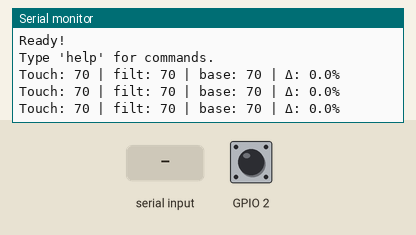
This sketch was run on a simulated ESP32-S3. On the bench: the last lines printed to the serial monitor. Inputs (shaded band) come from the test bench; at power-on: GPIO 2 HIGH.

Above: at 3.0 s.
3.1 s: GPIO 2 pulled LOW for 1 s
At 4.83 s:
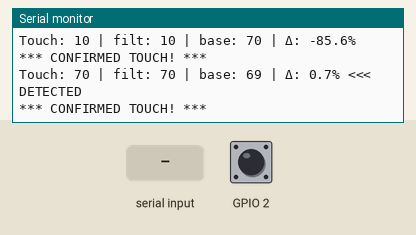
6.0 s: "help\n" received over Serial
7.7 s: "cal\n" received over Serial
At 8.9 s:
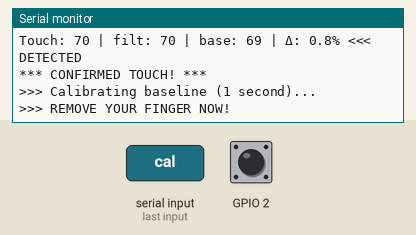
9.2 s: "settings\n" received over Serial
11.2 s: "status\n" received over Serial
12.7 s: "thresh \n" received over Serial
Timing chart, 0 to 15.2 s (numbered marks = the images above; inputs shaded):
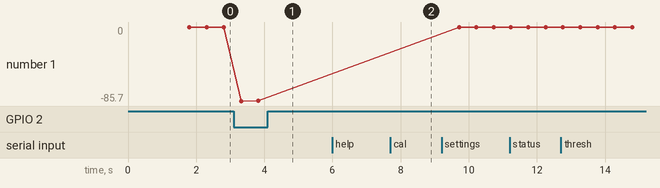

Measured:
- after the input at 3.1 s, the serial monitor: prints a new line after 0.22 s (image 1)
- after the input at 7.7 s, the serial monitor: prints a new line at once (image 2)
- plotted number 1: 0 → -85.6 after the input at 3.1 s

The sketch:

finger-detector-test.ino
```cpp
// ----- config -----
const int TOUCH_PIN = T2;   // GPIO2 (ESP32-S3 WROOM)

// Tunable parameters
float THRESH_N = 0.002f;        // 0.2% change threshold
int   DEBOUNCE = 30;           // ms
int   PRINT_INTERVAL = 500;    // ms - how often to print status
bool  CONTINUOUS_PRINT = true; // toggle serial output

float base=0, filt=0;
uint32_t lastPrint = 0;
String cmdBuffer = "";

void setup(){
  // pinMode(LED_PIN, OUTPUT);  // LED disabled for this POC
  Serial.begin(115200);
  delay(300);
  Serial.println("\n=== ESP32-S3 Finger Detector Starting ===");

  // ESP32-S3 touch sensor configuration
  // Lower sensitivity to prevent saturation with external electrodes
  touchSetCycles(0x1000, 0x1000);   // Moderate sensitivity for S3

  Serial.println("Calibrating baseline (1 second)...");
  delay(500); // Let sensor stabilize

  // 1s baseline after everything is still/open
  for(int i=0;i<100;i++){
    base = 0.9*base + 0.1*touchRead(TOUCH_PIN);
    delay(10);
  }
  filt = base;
  Serial.print("Baseline value: ");
  Serial.println(base);

  // Check if sensor is saturated
  if (base > 4000000) {
    Serial.println("WARNING: Sensor appears saturated! Try:");
    Serial.println("  - Reducing electrode size");
    Serial.println("  - Adding a small resistor (1M ohm) in series");
    Serial.println("  - Moving away from the sensor during calibration");
  }

  Serial.println("Ready!");
  Serial.println("Type 'help' for commands.\n");
}

// LED flash disabled for POC
// void flash3(){ for(int i=0;i<3;i++){ digitalWrite(LED_PIN,1); delay(70); digitalWrite(LED_PIN,0); delay(70);} }

void calibrateBaseline() {
  Serial.println("\n>>> Calibrating baseline (1 second)...");
  Serial.println(">>> REMOVE YOUR FINGER NOW!");
  delay(1000);

  base = 0;
  for(int i=0;i<100;i++){
    base = 0.9*base + 0.1*touchRead(TOUCH_PIN);
    delay(10);
  }
  filt = base;

  Serial.print(">>> New baseline: ");
  Serial.println(base);

  if (base > 4000000) {
    Serial.println(">>> WARNING: Sensor appears saturated!");
  } else {
    Serial.println(">>> Calibration complete!\n");
  }
}

void printHelp() {
  Serial.println("\n=== TOUCH SENSOR CLI ===");
  Serial.println("Commands:");
  Serial.println("  cal            - Recalibrate baseline");
  Serial.println("  thresh <val>   - Set threshold (0.0-1.0, e.g. 0.03 = 3%)");
  Serial.println("  debounce <ms>  - Set debounce time (ms, e.g. 30)");
  Serial.println("  interval <ms>  - Set print interval (ms, e.g. 500)");
  Serial.println("  print <on|off> - Toggle continuous printing");
  Serial.println("  status         - Show current values");
  Serial.println("  settings       - Show all settings");
  Serial.println("  help           - Show this help");
  Serial.println();
}

void printSettings() {
  Serial.println("\n=== CURRENT SETTINGS ===");
  Serial.print("Threshold:       "); Serial.print(THRESH_N * 100, 1); Serial.println("%");
  Serial.print("Debounce:        "); Serial.print(DEBOUNCE); Serial.println(" ms");
  Serial.print("Print Interval:  "); Serial.print(PRINT_INTERVAL); Serial.println(" ms");
  Serial.print("Continuous:      "); Serial.println(CONTINUOUS_PRINT ? "ON" : "OFF");
  Serial.print("Baseline:        "); Serial.println(base, 0);
  Serial.println();
}

void printStatus() {
  int raw = touchRead(TOUCH_PIN);
  float d = (filt - base) / (base > 1 ? base : 1);

  Serial.println("\n=== CURRENT STATUS ===");
  Serial.print("Raw value:       "); Serial.println(raw);
  Serial.print("Filtered:        "); Serial.println(filt, 0);
  Serial.print("Baseline:        "); Serial.println(base, 0);
  Serial.print("Delta:           "); Serial.print(d * 100, 1); Serial.println("%");
  Serial.print("Detection:       ");

  bool detected = d > THRESH_N;

  if (detected) {
    Serial.println("YES - Threshold exceeded");
  } else {
    Serial.println("NO");
  }
  Serial.println();
}

void processCLI(String cmd) {
  cmd.trim();
  cmd.toLowerCase();

  if (cmd == "help" || cmd == "?") {
    printHelp();
  }
  else if (cmd == "cal" || cmd == "calibrate") {
    calibrateBaseline();
  }
  else if (cmd == "settings") {
    printSettings();
  }
  else if (cmd == "status") {
    printStatus();
  }
  else if (cmd.startsWith("thresh ")) {
    float val = cmd.substring(7).toFloat();
    if (val > 0 && val <= 1.0) {
      THRESH_N = val;
      Serial.print(">>> Threshold set to "); Serial.print(THRESH_N * 100, 1); Serial.println("%\n");
    } else {
      Serial.println(">>> ERROR: Value must be 0.0-1.0 (e.g. 0.03)\n");
    }
  }
  else if (cmd.startsWith("debounce ")) {
    int val = cmd.substring(9).toInt();
    if (val >= 0 && val <= 5000) {
      DEBOUNCE = val;
      Serial.print(">>> Debounce set to "); Serial.print(DEBOUNCE); Serial.println(" ms\n");
    } else {
      Serial.println(">>> ERROR: Invalid value\n");
    }
  }
  else if (cmd.startsWith("interval ")) {
    int val = cmd.substring(9).toInt();
    if (val >= 100 && val <= 10000) {
      PRINT_INTERVAL = val;
      Serial.print(">>> Print interval set to "); Serial.print(PRINT_INTERVAL); Serial.println(" ms\n");
    } else {
      Serial.println(">>> ERROR: Value must be 100-10000 ms\n");
    }
  }
  else if (cmd.startsWith("print ")) {
    String arg = cmd.substring(6);
    arg.trim();
    if (arg == "on" || arg == "1") {
      CONTINUOUS_PRINT = true;
      Serial.println(">>> Continuous printing ON\n");
    } else if (arg == "off" || arg == "0") {
      CONTINUOUS_PRINT = false;
      Serial.println(">>> Continuous printing OFF\n");
    } else {
      Serial.println(">>> ERROR: Use 'print on' or 'print off'\n");
    }
  }
  else if (cmd.length() > 0) {
    Serial.println(">>> Unknown command. Type 'help' for commands.\n");
  }
}

void loop(){
  static uint32_t okSince=0;

  // Handle serial commands
  while (Serial.available()) {
    char c = Serial.read();
    if (c == '\n' || c == '\r') {
      if (cmdBuffer.length() > 0) {
        processCLI(cmdBuffer);
        cmdBuffer = "";
      }
    } else {
      cmdBuffer += c;
    }
  }

  int raw = touchRead(TOUCH_PIN);           // lower = closer on ESP32, higher = closer on S3

  // Detect saturation and warn
  if (raw > 4000000) {
    Serial.println("!!! SENSOR SATURATED - Restart required or reduce sensitivity !!!");
    delay(1000);
    return;
  }

  filt = 0.7f*filt + 0.3f*raw;

  // Slow baseline drift compensation (adapts to temperature/humidity changes)
  base = 0.9999f*base + 0.0001f*filt;

  // ESP32-S3: values INCREASE when touched (opposite of original ESP32)
  float d = (filt - base) / (base > 1 ? base : 1);

  bool detected = d > THRESH_N;  // normalized increase detection

  uint32_t now = millis();

  // Print status every PRINT_INTERVAL ms (if continuous mode enabled)
  if (CONTINUOUS_PRINT && now - lastPrint >= PRINT_INTERVAL) {
    Serial.print("Touch: ");
    Serial.print(raw);
    Serial.print(" | filt: ");
    Serial.print(filt, 0);
    Serial.print(" | base: ");
    Serial.print(base, 0);
    Serial.print(" | Δ: ");
    Serial.print(d * 100, 1);
    Serial.print("%");

    if (detected) {
      Serial.print(" <<< DETECTED");
    }
    Serial.println();
    lastPrint = now;
  }

  if (detected){
    if (!okSince) okSince = now;
    if (now - okSince >= DEBOUNCE){
      Serial.println("\n*** CONFIRMED TOUCH! ***\n");
      okSince=0;
      delay(300);
    }
  } else okSince = 0;

  delay(10); // ~100 Hz
}
```
